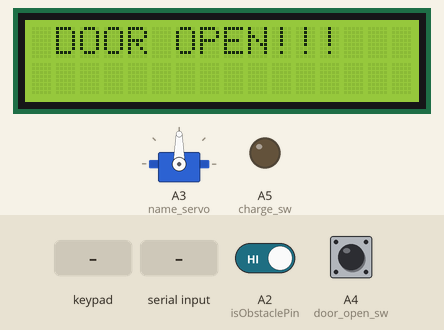
Simulated run of this sketch. Board: Arduino Uno, built with avr-gcc and run on an emulated ATmega328P. Shown: 16×2 character LCD, servo, output pins drawn as LEDs (lit = HIGH). Inputs (shaded band) come from the test bench; at power-on: A2 (isObstaclePin) HIGH, A4 (door_open_sw) LOW. What the sketch prints to the serial monitor is not drawn.

Above: at 1.2 s.
1.3 s: A2 (isObstaclePin) driven LOW
At 2.46 s:
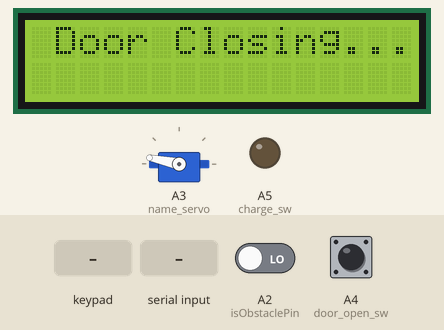
At 3.7 s:
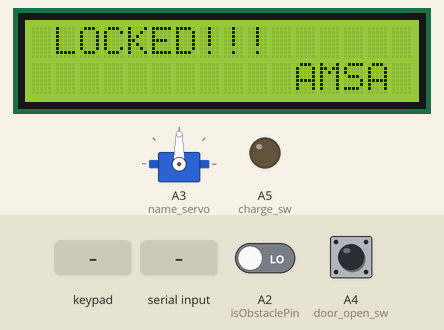
4.3 s: keypad keys 9 3 8 C D pressed 0.4 s apart
At 7.6 s:
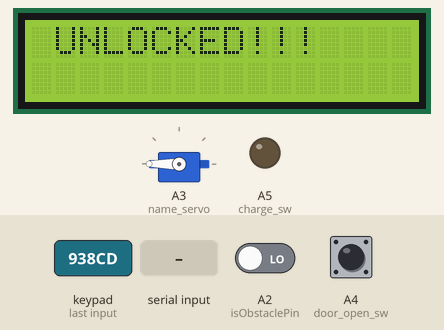
7.8 s: "13\n" received over Serial
10.8 s: "0\n" received over Serial
13.8 s: key '3' pressed
At 14.3 s:
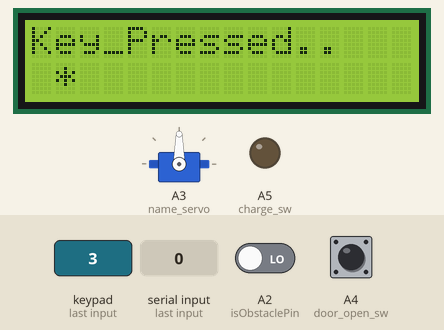
16.8 s: "90,45\n" received over Serial
Timing chart, 0 to 61.6 s (numbered marks = the images above; inputs shaded):
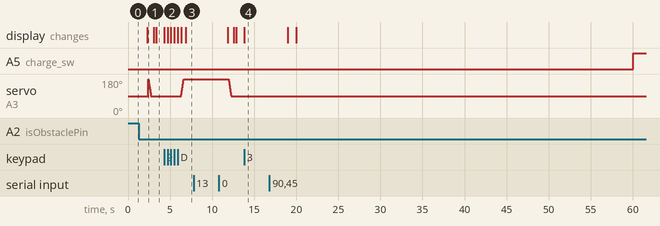

The sketch:

Combined_door_last.ino
```cpp
/////////////////////////////////////////////////////////////////IDIDIDIDIDIDIDDIDIDIDIDID
long Password1=2233768;//Please type the card's ID number
long Password2=3363317;//Please type the card's ID number
long Password3=7927290;//Please type the card's ID number
const char room_password[]="938CD";
int pass_input_time=50;
int flag=0,RX_Flag=0;//serial port sign
char Code[14];
long Num=0;//decode data
int serpin=7;//pin of servo
int Door=0;
int lock=0;
int c=0;
long tim;
long Time=1000; //// dorja bondho korar kotokhoner moddhe khulbe na othoba  3 ta stored value khauar somoy
long Tim=1000;  //// asolei dorja lagche naki check korar somoy
long charge_time;
long charge_time_interval=60000;///////////////////////////////////////////////////////////kotokhon por por charge hobe. 1 day=86400000ms
int charge_sw=A5;
long charging_time=3600000;///////////////////////////////////////////////////////////////////kotokhon charge hobe
long charging_start_time;
int door_open_sw = A4;  // This is our input pin

#include <LiquidCrystal.h> // includes the LiquidCrystal Library
LiquidCrystal lcd(6, 7, 2, 3, 4, 5); // Creates an LC object. Parameters: (rs, enable, d4, d5, d6, d7)
#include <Servo.h>
Servo name_servo;

int servo_position = 0;
/////////////////////////////obstacle
int isObstaclePin = A2;  // This is our input pin
int isObstacle = HIGH;  // HIGH MEANS NO OBSTACLE
///////////////////////////////////////////////////////////////Key4*4
#include <Keypad.h>

const byte ROWS = 4; //four rows
const byte COLS = 4; //three columns
char keys[ROWS][COLS] = {

  {'3','2','A','3'},
  {'6','5','B','6'},
  {'9','8','C','7'},
  {'#','0','D','*'}
};
byte rowPins[ROWS] = {8, 9, 10,11}; //connect to the row pinouts of the keypad
byte colPins[COLS] = {A1,A0,12,13}; //connect to the column pinouts of the keypad

Keypad keypad = Keypad( makeKeymap(keys), rowPins, colPins, ROWS, COLS );

/////////////////////////////////////////////////////////////////////////////


void setup() {
 lcd.begin(16,2); // Initializes the interface to the LCD screen, and specifies the dimensions (width and height) of the display }
 Serial.begin(9600);
 name_servo.attach (A3);
 ///////////////////////////////IDSCANNER
   pinMode(13,OUTPUT);
  pinMode(serpin,OUTPUT);
  pinMode(charge_sw, OUTPUT);
  pinMode(door_open_sw,INPUT);
  Serial.begin(9600);
////////////////////////////////OBSTACLE
  pinMode(isObstaclePin, INPUT);
  charge_time=millis();
}


/////////////////////////////////////////////////////another function for ID card _scanner
void Read_ID(void)
{
    if(c==0 && isObstacle == LOW){
    int i=0;
    char temp;
    for(i=0;(Serial.available()>0);i++)//
    {
      temp=Serial.read();

   //   Serial.print("temp");
   //   Serial.print(temp);
      delay(2);
   //   Serial.println(i);
      if(temp==0X02)  //recieve the ssrt bit
        {
         flag=1;i=0;RX_Flag=0;//
        }
      if(flag==1)//detect the start bit and recieve data
      {
        if(temp==0X03)//detect the end code,
        {
         flag=0;  //zero clearing
         if(i==13) RX_Flag=1;//
         else RX_Flag=0;
       break;
        }
         Code[i]=temp;
      }
    }
     flag=0;//
}
}

void pulse( int serpin,int angle)
{
  int width;//
  width=(angle*11)+500;//
  digitalWrite(serpin,HIGH);//
  delayMicroseconds(width);//
  digitalWrite(serpin,LOW);//
  delay(20-width/1000);
}

void Open_Door(){
  //lcd.print(lock);
  Serial.println("Door Opening!!!");
  lcd.clear();
  lcd.setCursor(1,0);
  lcd.print("Door Opening!!!");

  for (servo_position = 90; servo_position <=180; servo_position +=3){

    name_servo.write(servo_position);
    delay(10);
  }
  delay(200);
  lcd.clear();
  lcd.setCursor(1,0);
  lcd.print("UNLOCKED!!!");
  //lcd.print(lock);
  Serial.println("UNLOCKED!!!");
  lock=0;
  delay(4000);
}
void Close_Door(){
  //lcd.print(lock);
  Serial.println("Door Closing...");
  lcd.clear();
  lcd.setCursor(1,0);
  lcd.print("Door Closing...");
  delay(100);
  for (servo_position=180; servo_position >= 90; servo_position -=3){

    name_servo.write(servo_position);
    delay(10);
  }
  lock=1;
  c=0;
  delay(300);
  lcd.clear();
  lcd.setCursor(1,0);
  lcd.print("LOCKED!!!");
  //lcd.print(lock);
  tim=millis();
}


void loop() {
    ///////////////////////////////////////////////////////Obstacle
  //Serial.println("obstacle");
    isObstacle = digitalRead(isObstaclePin);
  if (isObstacle == LOW && lock==0){
    delay(Tim);/////////////////////////////////////////obstacle pauar por koto khon por motor ghura suru korbe..
    if (isObstacle == LOW && lock==0){
    Close_Door();
  }
  }
  else if((isObstacle == LOW && lock==1)  ||(isObstacle == HIGH && lock==1)){
    lcd.clear();
    lcd.setCursor(1,0);
    lcd.print("LOCKED!!!");
    lcd.setCursor(11,2);
    lcd.print("AMSA");
   // lcd.print(lock);
    Serial.println("LOCKED!!!");
    }
  else if(isObstacle == HIGH || lock==0)
  { //lcd.print(lock);
    Serial.println("DOOR OPEN");
    lcd.clear();
    lcd.setCursor(1,0);
    lcd.print("DOOR OPEN!!!");
  }


  //////////////////////////////////////ID_SCANNER->rdm6300//IDIDIDIDDIDIDIDIDID
  //Serial.println("ID_SCANNER");
  if((isObstacle == LOW && lock==1)  ||(isObstacle == HIGH && lock==1) && (isObstacle == LOW)) {
  int i;
  int ii=10;
  long temp=0,time=0;
  RX_Flag=0;
  while(ii--)
  {
   Read_ID();
  if(RX_Flag==1)
  {
    for(i=5;i<11;i++)//
    {
      Num<<=4;
        if(Code[i]>64)  Num+=((Code[i])-55);
        else Num+=((Code[i])-48);
      //  Serial.println(Num);
    }
    Serial.println(Num);

    if(((Num==Password1)||(Num==Password2) ||(Num==Password3)) && lock==1 && c==0 && (millis()-tim>Time))
    {
      Serial.println("LOCCK");Serial.println(lock);
      Open_Door();
      c=1;
    }
    if(!((Num==Password1)||(Num==Password2) ||(Num==Password3)) && lock==1 && c==0 && (millis()-tim>Time)){lcd.setCursor(2,1);lcd.print("Not matched!!");Serial.println("Not matched!");delay(2000);}
 /* if((Num==Password1)||(Num==Password2))
  {
      digitalWrite(13,HIGH);
      delay(5);
      for(int i=0;i<=50;i++)//
     {
        pulse(serpin,20);//
      }
      delay(2000);
      while(analogRead(Door)>400);
      delay(1000);
      digitalWrite(13,LOW);
      delay(5);
      for(int i=0;i<=50;i++)//
     {
        pulse(serpin,180);//
      }
   }*/
   // while(Serial.read()>0);//

    RX_Flag=0;//
    Num=0;//
   }
  }
  }
  /////////////////////////////////////////////////////Key4*4
  Serial.println("KEY");
   if((isObstacle == LOW && lock==1)  ||(isObstacle == HIGH && lock==1) && (isObstacle == LOW)){
   char key = keypad.getKey();

  if (key != NO_KEY){
    int match=0;
    int j=0;
    char key_pass[20]={};
    int sum=0;
    key_pass[0]=key;
    Serial.print(key_pass[0]);
    if(key_pass[j]==room_password[j]){sum+=1;j++;}
    int i=pass_input_time;
    int len=strlen(room_password);
    lcd.clear();
    lcd.print("Key_Pressed..");
//    lcd.setCursor(2,1);
//    lcd.print(key_pass);
/*????????????????????????????????????????????
 * lcd.print(key_pass); er bodole ei segment ta lekha hoiche password "*" er maddhome dekhanor jonno
 * int key_pass_len=strlen(key_pass);
    int key_pass_len_last_index=1;
    while(key_pass_len--)
    {lcd.setCursor(key_pass_len_last_index,2);
    lcd.print("*");
    key_pass_len_last_index++;}
 */
    int key_pass_len=strlen(key_pass);
    int key_pass_len_last_index=1;
    while(key_pass_len--)
    {lcd.setCursor(key_pass_len_last_index,1);
    lcd.print("*");
    key_pass_len_last_index++;}

    while(i--){

       for(int i=0;i<pass_input_time;i++){

              Serial.println();
              key_pass[j]=keypad.getKey();if(key_pass[j]!=NO_KEY){if(key_pass[j]==room_password[j]){sum+=1;}j++;break;}
              for(int k=1;k<=j;k++){
              Serial.print(key_pass[k]);
              }
              if(lock==1){
//              lcd.setCursor(2,1);
//              lcd.print(key_pass);
                key_pass_len=strlen(key_pass);
                key_pass_len_last_index=1;
                while(key_pass_len--)
                {lcd.setCursor(key_pass_len_last_index,2);
                lcd.print("*");
                key_pass_len_last_index++;}
                  }
              }
          if(sum==len && lock==1){lcd.clear();lcd.print("Key_Pressed..");lcd.setCursor(2,1);/*lcd.print(key_pass);*/
                key_pass_len=strlen(key_pass);
                key_pass_len_last_index=1;
                while(key_pass_len--)
                {lcd.setCursor(key_pass_len_last_index,2);
                lcd.print("*");
                key_pass_len_last_index++;}delay(400);Open_Door();break;}/////////servo start hoiche

              }
              if(sum!=len){lcd.setCursor(2,1);lcd.print("Not matched!!");Serial.println("Not matched!");delay(1000);}
  }
 }
  ////////////////////////////////////////////////////////////////////////////////////////door_open_sw
  if(digitalRead(door_open_sw)==HIGH){Open_Door();}

  /////////////////////////////////////////////////////////////////////////////////////////charging
    if(millis()-charge_time>charge_time_interval){
    digitalWrite(charge_sw,HIGH);
    charging_start_time=millis();
    charge_time=millis();
    }
  if(millis()-charging_start_time>charging_time){
    digitalWrite(charge_sw,LOW);
   // charge_time=millis();
    charging_start_time=millis();
    }
}
```

Measured:
- after the input at 1.3 s, the display: changes after 1.0 s (image 1)
- after the input at 4.3 s, servo on A3 (name_servo): moves from 90° to 180° over 0.29 s, starting after 2.0 s; the display: first changes at once (image 3 shows a later state)
- after the input at 13.8 s, the display: changes at once (image 4)
